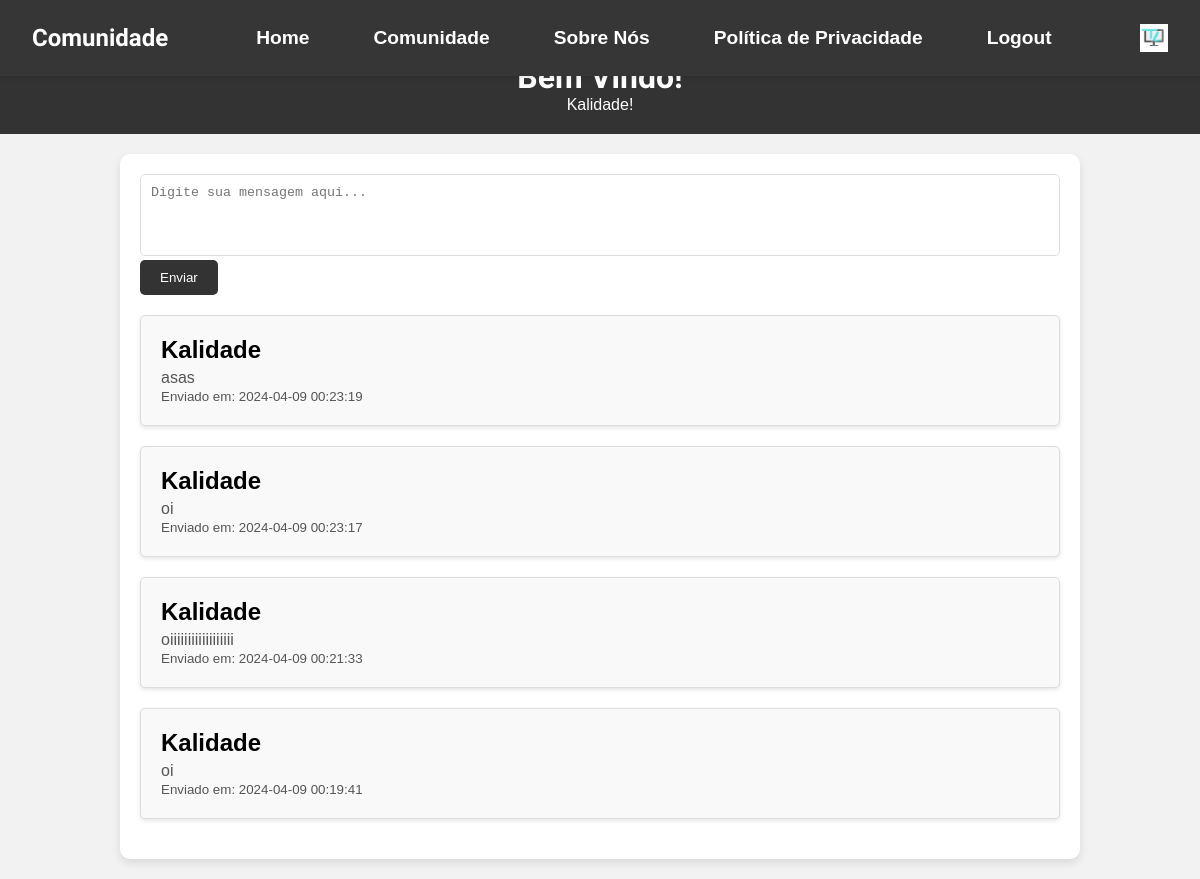
The page /dashboard.php (signed in) on the database its author committed.
### tables this page shows
CREATE TABLE `usuarios` (
  `id` int(11) NOT NULL,
  `username` varchar(255) NOT NULL,
  `senha` varchar(255) NOT NULL,
  `nome` varchar(255) DEFAULT NULL,
  `email` varchar(255) DEFAULT NULL,
  `data_criacao` timestamp NOT NULL DEFAULT current_timestamp()
);

CREATE TABLE `mensagens` (
  `id` int(11) NOT NULL,
  `user_id` int(11) DEFAULT NULL,
  `mensagem` text DEFAULT NULL,
  `timestamp` timestamp NOT NULL DEFAULT current_timestamp()
);

### dashboard.php (the view, shortened to what this page needs)
<!DOCTYPE html>
<html lang="en">
<head>
    <link rel="stylesheet" type="text/css" href="css/style.css">
</head>
<body>
    <nav class="nav">
        <span class="titulo">Comunidade</span>
        <ul class="menus">
            <li><a href="index.php" class="nav">Home</a></li>
            <li><a href="comunidade.php" class="nav">Comunidade</a></li>
            <li><a href="sobre.php" class="nav">Sobre Nós</a></li>
            <li><a href="politica.php" class="nav">Política de Privacidade</a></li>
            <li><a href="logout.php" class="nav">Logout</a></li>
        </ul>
        <img src="assets/L.png" style="width: 2.5%;">
    </nav>
    <?php
    $conn = mysqli_connect('127.0.0.1', 'root', '', 'tcc24');
    function exibirMensagens($conn)
    {
        $sql = "SELECT u.username, m.mensagem, m.timestamp FROM mensagens m
            INNER JOIN usuarios u ON m.user_id = u.id ORDER BY m.timestamp DESC";
        $result = mysqli_query($conn, $sql);
        if (mysqli_num_rows($result) > 0) {
            while ($row = mysqli_fetch_assoc($result)) {
                echo "<div class='post'>";
                echo "<h2>" . $row['username'] . "</h2>";
                echo "<p>" . $row['mensagem'] . "</p>";
                echo "<p><small>Enviado em: " . $row['timestamp'] . "</small></p>";
                echo "</div>";
            }
        } else {
            echo "<p>Ainda não há mensagens no chat.</p>";
        }
    }
    $user_id = $_SESSION['user_id'];
    $sql_username = "SELECT username FROM usuarios WHERE id = $user_id";
    $result_username = mysqli_query($conn, $sql_username);
    if (mysqli_num_rows($result_username) > 0) {
        $row_username = mysqli_fetch_assoc($result_username);
        $user_username = $row_username['username'];
    } else {
        $user_username = "Usuário";
    }
    ?>
    <!DOCTYPE html>
    <html lang="pt-br">
    <head>
    </head>
    <body>
        <header>
            <h1>aa</h1>
            <h1>Bem Vindo!</h1>
            <p> <?php echo $user_username; ?>!</p>
        </header>
        <div class="container">
            <form action="<?php echo htmlspecialchars($_SERVER["PHP_SELF"]); ?>" method="post">
                <textarea name="mensagem" rows="4" placeholder="Digite sua mensagem aqui..."></textarea><br>
                <input type="submit" value="Enviar">
            </form>
            <?php exibirMensagens($conn); ?>
        </div>
    </body>
    </html>
</body>
</html>

### css/style.css (style rules this page uses)
* { margin: 0; padding: 0; box-sizing: border-box; }
body { background-color: #ffffff; color: black; font-family: 'Inter', sans-serif; font-weight: 500; }
ul { list-style: none; }
a { text-decoration: none; color: black; }
nav { max-width: 90%; padding: 1.5rem 2rem; display: flex; justify-content: space-between; align-items: center; position: fixed; top: 0; left: 0; right: 0; z-index: 1000; background-color: #000000; box-shadow: 0 2px 5px rgba(255, 255, 255, 0.1); }
.titulo { font-family: 'Teko', sans-serif; font-size: 2rem; font-weight: 600; }
.menus { display: inline; gap: 1.5rem; display: inline; }
h1 { font-family: 'Teko', sans-serif; font-size: 2.0rem; font-weight: 900; }

### dashboard.php (style rules this page uses)
nav.nav { width: 100%; max-width: 100%; padding: 1.5rem 2rem; position: fixed; top: 0; left: 0; right: 0; z-index: 1000; background-color: #363636; box-shadow: 0 2px 5px rgba(0, 0, 0, 0.1); box-sizing: border-box; color: white; }
nav.nav .titulo { font-size: 1.5rem; font-weight: bold; }
nav.nav .menus { display: flex; gap: 1.5rem; justify-content: center; margin: 0; padding: 0; }
nav.nav .menus li { list-style: none; }
nav.nav .menus li a { text-decoration: none; color: white; font-size: 1.2rem; font-weight: bold; }
body { font-family: Arial, sans-serif; margin: 0; padding: 0; background-color: #f2f2f2; }
header { background-color: #333; color: #fff; padding: 20px; text-align: center; }
nav { background-color: #f4f4f4; padding: 10px; text-align: center; }
nav a { color: #333; text-decoration: none; padding: 10px 20px; }
.container { width: 80%; margin: 20px auto; background-color: #fff; padding: 20px; border-radius: 10px; box-shadow: 0 4px 8px rgba(0, 0, 0, 0.1); }
.post { background-color: #f9f9f9; border: 1px solid #ddd; padding: 20px; margin-bottom: 20px; border-radius: 5px; box-shadow: 0 2px 4px rgba(0, 0, 0, 0.1); }
.post h2 { margin-top: 0; margin-bottom: 5px; }
.post p { margin: 0; color: #555; }
form { margin-bottom: 20px; }
textarea { width: 100%; padding: 10px; border: 1px solid #ddd; border-radius: 5px; resize: none; }
input[type="submit"] { background-color: #333; color: #fff; border: none; padding: 10px 20px; cursor: pointer; border-radius: 5px; }

### rows shown on the page
usuarios: username "Kalidade"
mensagens: user.username "Kalidade", mensagem "asas", timestamp "2024-04-09 00:23:19"
mensagens: user.username "Kalidade", mensagem "oi", timestamp "2024-04-09 00:23:17"
mensagens: user.username "Kalidade", mensagem "oiiiiiiiiiiiiiiiiii", timestamp "2024-04-09 00:21:33"
mensagens: user.username "Kalidade", mensagem "oi", timestamp "2024-04-09 00:19:41"
